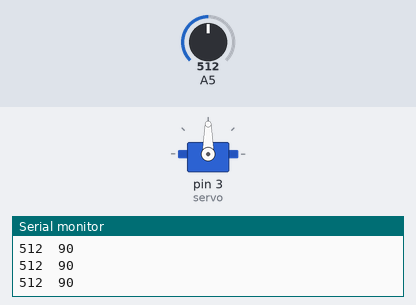
A sketch run on a simulated Arduino Uno, built with avr-gcc and run on an emulated ATmega328P. Parts: servo, the last lines printed to the serial monitor. Inputs (shaded band) come from the test bench; at power-on: A5 = 512.

Above: at 1.2 s.
1.3 s: A5 set to 716
At 2.5 s:
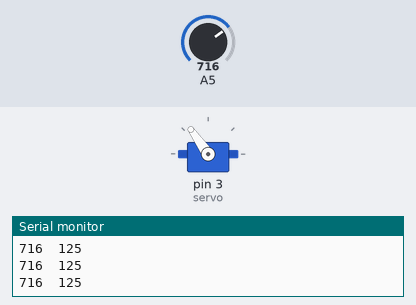
2.8 s: A5 set to 900
At 3.7 s:
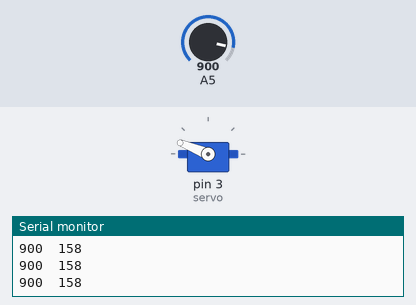
4.3 s: A5 set to 61
At 4.7 s:
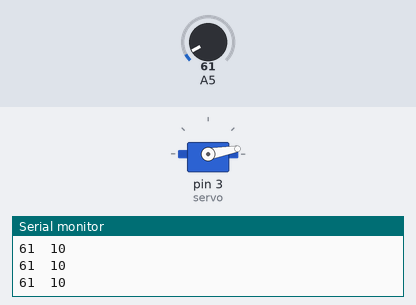
5.8 s: A5 set to 53
At 6.9 s:
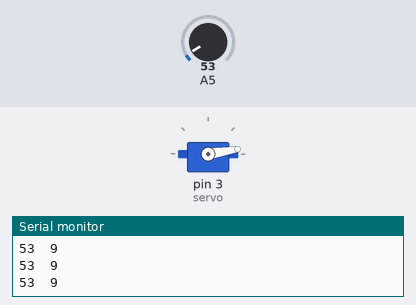
7.3 s: A5 set to 122
At 8.1 s:
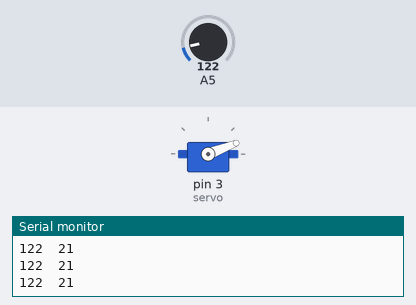
8.8 s: A5 set to 306
At 9.5 s:
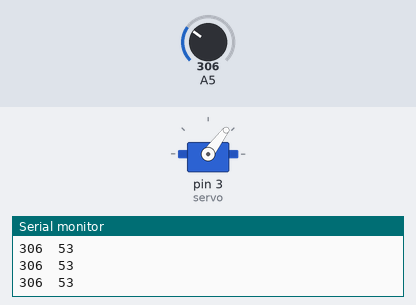
Timing chart, 0 to 11.3 s (numbered marks = the images above; inputs shaded):
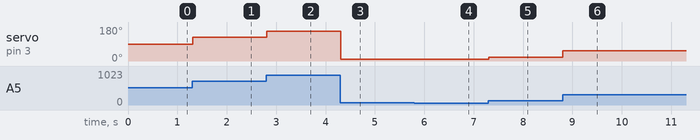

Measured:
- after the input at 1.3 s, servo on pin 3 (servo): 90° → 125° at once
- after the input at 2.8 s, servo on pin 3 (servo): 125° → 158° at once
- after the input at 4.3 s, servo on pin 3 (servo): 158° → 10° at once
- after the input at 5.8 s, servo on pin 3 (servo): 10° → 9° at once
- after the input at 7.3 s, servo on pin 3 (servo): 9° → 21° at once
- after the input at 8.8 s, servo on pin 3 (servo): 21° → 53° at once

The sketch:

servo.ino
```cpp
#include <Servo.h>

Servo servo;

void setup()
{
  servo.attach(3, 500, 2500);
  Serial.begin(9600);
}

void loop()
{
  int sensorValue = analogRead (A5);
  int digitalValue  = map(sensorValue, 0, 1023, 0, 180);
  servo.write(digitalValue);

  Serial.print(sensorValue);
  Serial.print("  ");
  Serial.println(digitalValue);
}
```
